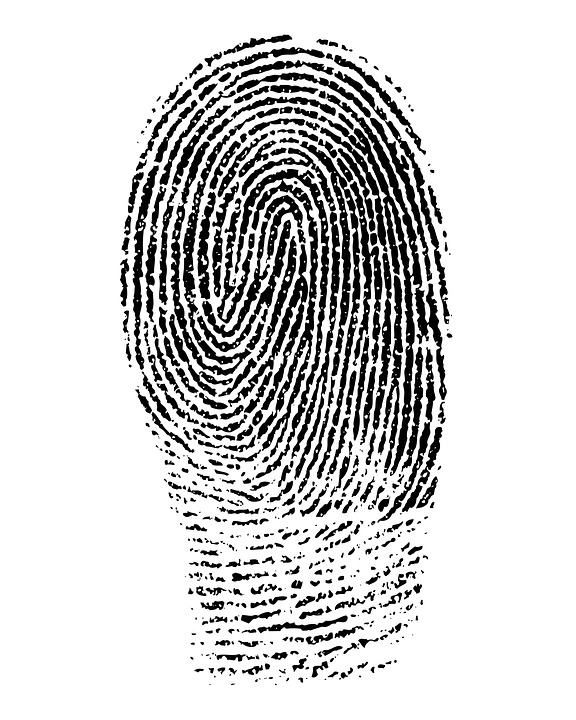
#> input picture images/1.jpg, 576 x 720 px; its folder holds only this picture in this run
$ jupyter execute 'extracion of fingerprint.ipynb'
#> lines starting #> are read from the running program, lines starting #| are printed output that depends on the picture; after the words box and inside, x2 and y2 are one past the last pixel; in counts of white or black regions, pixels touching at a corner belong together
<a href="https://colab.research.google.com/github/T5d0AfP/text-to-speech/blob/main/Copy_of_Tacotron_Training_Notebook.ipynb" target="_parent"></a>

[cell 1]
import numpy as np
import cv2
from scipy import signal
from scipy import ndimage
import math
import scipy
import matplotlib.pyplot as plt
import skimage.morphology
from skimage.morphology import convex_hull_image, erosion
from skimage.morphology import square
import os

[cell 2]
def imageShow( img, title ):
    plt.imshow(img)
    plt.title( title )
    plt.show()

[cell 3]
class FingerprintImageEnhancer( object ):
    def __init__( self ):
        self.ridge_segment_blksze = 16
        self.ridge_segment_thresh = 0.1
        self.gradient_sigma = 1
        self.block_sigma = 7
        self.orient_smooth_sigma = 7
        self.ridge_freq_blksze = 38
        self.ridge_freq_windsze = 5
        self.min_wave_length = 5
        self.max_wave_length = 15
        self.kx = 0.65
        self.ky = 0.65
        self.angleInc = 3
        self.ridge_filter_thresh = -3

        self._mask = []
        self._normim = []
        self._orientim = []
        self._mean_freq = []
        self._median_freq = []
        self._freq = []
        self._freqim = []
        self._binim = []

    def __normalise( self, img, mean, std ):
        if( np.std( img ) == 0 ):
            raise ValueError( "Image standard devation is 0. Please review Image again" )
        normed = ( img - np.mean( img ) ) / (np.std(img))
        return (normed)

    def __ridge_segment(self, img):
        rows, cols = img.shape
        im = self.__normalise(img, 0, 1)

        new_rows = int( self.ridge_freq_blksze * np.ceil( (float(rows)) / (float(self.ridge_segment_blksze)) ))
        new_cols = int( self.ridge_segment_blksze * np.ceil( (float(cols)) / (float(self.ridge_segment_blksze)) ))

        padded_img = np.zeros( (new_rows, new_cols) )
        stddevim = np.zeros( (new_rows, new_cols) )
        padded_img[0:rows][:, 0:cols] = im

        for i in range( 0, new_rows, self.ridge_segment_blksze ):
            for j in range( 0, new_cols, self.ridge_segment_blksze ):
                block = padded_img[ i:i + self.ridge_segment_blksze ][:, j:j + self.ridge_segment_blksze]
                stddevim[ i:i + self.ridge_segment_blksze ][:, j:j + self.ridge_segment_blksze] = np.std( block) * np.ones( block.shape )

        stddevim = stddevim[ 0:rows ][:, 0:cols ]
        self._mask = stddevim > self.ridge_segment_thresh
        mean_val = np.mean( im[ self._mask ])
        std_val = np.std( im[ self._mask ])
        self._normim = ( im - mean_val ) / ( std_val )

    def __ridge_orient( self ):
        rows, cols = self._normim.shape

        sze = np.fix( 6 * self.gradient_sigma )
        if np.remainder( sze, 2 ) == 0:
            sze = sze + 1

        gauss = cv2.getGaussianKernel( int(sze), self.gradient_sigma )
        f = gauss * gauss.T

        fy, fx = np.gradient( f )

        Gx = signal.convolve2d( self._normim, fx, mode='same' )
        Gy = signal.convolve2d( self._normim, fy, mode='same')

        Gxx = np.power( Gx, 2 )
        Gyy = np.power( Gy, 2 )
        Gxy = Gx * Gy

        sze = np.fix( 6 * self.block_sigma )

        gauss = cv2.getGaussianKernel( int( sze ), self.block_sigma )
        f = gauss * gauss.T

        Gxx = ndimage.convolve( Gxx, f )
        Gyy = ndimage.convolve( Gyy, f )
        Gxy = 2 * ndimage.convolve( Gxy, f )

        denom = np.sqrt( np.power(Gxy, 2) + np.power( (Gxx - Gyy ),2 )) + np.finfo( float ).eps

        sin2theta = Gxy/ denom
        cos2theta = ( Gxx - Gyy ) / denom

        if self.orient_smooth_sigma:
            sze = np.fix( 6 * self.orient_smooth_sigma )
            if np.remainder( sze, 2 ) == 0:
                sze = sze + 1
            gauss = cv2.getGaussianKernel( int( sze ), self.orient_smooth_sigma )
            f = gauss * gauss.T
            cos2theta = ndimage.convolve( cos2theta, f )
            sin2theta = ndimage.convolve( sin2theta, f )

        self._orientim = np.pi / 2 + np.arctan2( sin2theta, cos2theta ) / 2

    def __ridge_freq( self ):
        rows, cols = self._normim.shape
        freq = np.zeros((rows, cols))

        for r in range(0, rows - self.ridge_freq_blksze, self.ridge_freq_blksze):
            for c in range(0, cols - self.ridge_freq_blksze, self.ridge_freq_blksze):
                blkim = self._normim[r:r + self.ridge_freq_blksze][:, c:c + self.ridge_freq_blksze]
                blkor = self._orientim[r:r + self.ridge_freq_blksze][:, c:c + self.ridge_freq_blksze]

                freq[r:r + self.ridge_freq_blksze][:, c:c + self.ridge_freq_blksze] = self.__frequest(blkim, blkor)

        self._freq = freq * self._mask
        freq_1d = np.reshape(self._freq, (1, rows * cols))
        ind = np.where(freq_1d > 0)

        ind = np.array(ind)
        ind = ind[1, :]

        non_zero_elems_in_freq = freq_1d[0][ind]

        self._mean_freq = np.mean(non_zero_elems_in_freq)
        self._median_freq = np.median(non_zero_elems_in_freq)

        self._freq = self._mean_freq * self._mask

    def __frequest( self, blkim, blkor ):
        rows, cols = np.shape(blkim)

        cosorient = np.mean( np.cos( 2 * blkor ))
        sinorient = np.mean( np.sin( 2* blkor ))
        orient = math.atan2( sinorient, cosorient ) / 2

        rotim = scipy.ndimage.rotate( blkim, orient / np.pi * 180 + 90, axes=(1, 0), reshape=False, order=3, mode='nearest')

        cropsze = int(np.fix(rows / np.sqrt(2)))
        offset = int(np.fix((rows - cropsze) / 2))
        rotim = rotim[offset:offset + cropsze][:, offset:offset + cropsze]

        proj = np.sum(rotim, axis=0)
        dilation = scipy.ndimage.grey_dilation(proj, self.ridge_freq_windsze, structure=np.ones(self.ridge_freq_windsze))

        temp = np.abs(dilation - proj)

        peak_thresh = 2

        maxpts = (temp < peak_thresh) & (proj > np.mean(proj))
        maxind = np.where(maxpts)

        rows_maxind, cols_maxind = np.shape(maxind)

        if (cols_maxind < 2):
            return(np.zeros(blkim.shape))
        else:
            NoOfPeaks = cols_maxind
            waveLength = (maxind[0][cols_maxind - 1] - maxind[0][0]) / (NoOfPeaks - 1)
            if waveLength >= self.min_wave_length and waveLength <= self.max_wave_length:
                return(1 / np.double(waveLength) * np.ones(blkim.shape))
            else:
                return(np.zeros(blkim.shape))

    def __ridge_filter( self ):
        im = np.double( self._normim )
        rows, cols = im.shape
        newim = np.zeros( (rows, cols) )

        freq_ld = np.reshape( self._freq, (1, rows * cols ))
        ind = np.where( freq_ld > 0)

        ind = np.array( ind )
        ind = ind[1, :]

        non_zero_elems_in_freq = freq_ld[0][ind]
        non_zero_elems_in_freq = np.double( np.round( (non_zero_elems_in_freq * 100))) / 100

        unfreq = np.unique( non_zero_elems_in_freq )

        sigmax = 1 / unfreq[0] * self.kx
        sigmay = 1 / unfreq[0] * self.ky

        sze = int( np.round( 3 * np.max( [sigmax, sigmay] ) ))

        x, y = np.meshgrid(np.linspace(-sze, sze, (2 * sze + 1)), np.linspace(-sze, sze, (2 * sze + 1)))

        reffilter = np.exp(-(((np.power(x, 2)) / (sigmax * sigmax) + (np.power(y, 2)) / (sigmay * sigmay)))) * np.cos( 2 * np.pi * unfreq[0] * x)

        filt_rows, filt_cols = reffilter.shape

        angleRange = int(180 / self.angleInc)

        gabor_filter = np.array(np.zeros((angleRange, filt_rows, filt_cols)))

        for o in range(0, angleRange):
            rot_filt = scipy.ndimage.rotate(reffilter, -(o * self.angleInc + 90), reshape=False)
            gabor_filter[o] = rot_filt

        maxsze = int(sze)

        temp = self._freq > 0
        validr, validc = np.where(temp)

        temp1 = validr > maxsze
        temp2 = validr < rows - maxsze
        temp3 = validc > maxsze
        temp4 = validc < cols - maxsze

        final_temp = temp1 & temp2 & temp3 & temp4

        finalind = np.where(final_temp)

        maxorientindex = np.round(180 / self.angleInc)
        orientindex = np.round(self._orientim / np.pi * 180 / self.angleInc)

        for i in range(0, rows):
            for j in range(0, cols):
                if (orientindex[i][j] < 1):
                    orientindex[i][j] = orientindex[i][j] + maxorientindex
                if (orientindex[i][j] > maxorientindex):
                    orientindex[i][j] = orientindex[i][j] - maxorientindex
        finalind_rows, finalind_cols = np.shape(finalind)
        sze = int(sze)
        for k in range(0, finalind_cols):
            r = validr[finalind[0][k]]
            c = validc[finalind[0][k]]

            img_block = im[r - sze:r + sze + 1][:, c - sze:c + sze + 1]

            newim[r][c] = np.sum(img_block * gabor_filter[int(orientindex[r][c]) - 1])

        self._binim = newim < self.ridge_filter_thresh


    def save_enhanced_image(self, path):
        cv2.imwrite(path, (255 * self._binim))

    def enhance(self, img, resize=True):
        if(resize):
            rows, cols = np.shape(img)
            aspect_ratio = np.double(rows) / np.double(cols)

            new_rows = 350
            new_cols = new_rows / aspect_ratio

            img = cv2.resize(img, (int(new_cols), int(new_rows)))

        self.__ridge_segment(img)
        imageShow( self._normim, 'after segment')

        self.__ridge_orient()
        imageShow( self._orientim, 'after orient')

        self.__ridge_freq()
        imageShow( self._freq, 'after frequest')

        self.__ridge_filter()
        imageShow( self._binim, 'after filter')

        return(self._binim)

[cell 4]
class MinutiaeFeature(object):
    def __init__(self, locX, locY, Orientation, Type):
        self.locX = locX
        self.locY = locY
        self.Orientation = Orientation
        self.Type = Type

class FingerprintFeatureExtractor(object):
    def __init__(self):
        self._mask = []
        self._skel = []
        self.minutiaeTerm = []
        self.minutiaeBif = []

    def __skeletonize(self, img):
        img = np.uint8(img > 128)
        self._skel = skimage.morphology.skeletonize(img)
        self._skel = np.uint8(self._skel) * 255
        self._mask = img * 255

    def __computeAngle(self, block, minutiaeType):
        angle = []
        (blkRows, blkCols) = np.shape(block)
        CenterX, CenterY = (blkRows - 1) / 2, (blkCols - 1) / 2
        if (minutiaeType.lower() == 'termination'):
            sumVal = 0
            for i in range(blkRows):
                for j in range(blkCols):
                    if ((i == 0 or i == blkRows - 1 or j == 0 or j == blkCols - 1) and block[i][j] != 0):
                        angle.append(-math.degrees(math.atan2(i - CenterY, j - CenterX)))
                        sumVal += 1
                        if (sumVal > 1):
                            angle.append(float('nan'))
            return (angle)

        elif (minutiaeType.lower() == 'bifurcation'):
            (blkRows, blkCols) = np.shape(block)
            CenterX, CenterY = (blkRows - 1) / 2, (blkCols - 1) / 2
            angle = []
            sumVal = 0
            for i in range(blkRows):
                for j in range(blkCols):
                    if ((i == 0 or i == blkRows - 1 or j == 0 or j == blkCols - 1) and block[i][j] != 0):
                        angle.append(-math.degrees(math.atan2(i - CenterY, j - CenterX)))
                        sumVal += 1
            if (sumVal != 3):
                angle.append(float('nan'))
            return (angle)

    def __getTerminationBifurcation(self):
        self._skel = self._skel == 255
        (rows, cols) = self._skel.shape
        self.minutiaeTerm = np.zeros(self._skel.shape)
        self.minutiaeBif = np.zeros(self._skel.shape)

        for i in range(1, rows - 1):
            for j in range(1, cols - 1):
                if (self._skel[i][j] == 1):
                    block = self._skel[i - 1:i + 2, j - 1:j + 2]
                    block_val = np.sum(block)
                    if (block_val == 2):
                        self.minutiaeTerm[i, j] = 1
                    elif (block_val == 4):
                        self.minutiaeBif[i, j] = 1

        self._mask = convex_hull_image(self._mask > 0)
        self._mask = erosion(self._mask, square(5))  # Structuing element for mask erosion = square(5)
        self.minutiaeTerm = np.uint8(self._mask) * self.minutiaeTerm

    def __removeSpuriousMinutiae(self, minutiaeList, img, thresh):
        img = img * 0
        SpuriousMin = []
        numPoints = len(minutiaeList)
        D = np.zeros((numPoints, numPoints))
        for i in range(1,numPoints):
            for j in range(0, i):
                (X1,Y1) = minutiaeList[i]['centroid']
                (X2,Y2) = minutiaeList[j]['centroid']

                dist = np.sqrt((X2-X1)**2 + (Y2-Y1)**2)
                D[i][j] = dist
                if(dist < thresh):
                    SpuriousMin.append(i)
                    SpuriousMin.append(j)

        SpuriousMin = np.unique(SpuriousMin)
        for i in range(0,numPoints):
            if(not i in SpuriousMin):
                (X,Y) = np.int16(minutiaeList[i]['centroid'])
                img[X,Y] = 1

        img = np.uint8(img)
        return(img)

    def __cleanMinutiae(self, img):
        self.minutiaeTerm = skimage.measure.label(self.minutiaeTerm, connectivity=2)
        RP = skimage.measure.regionprops(self.minutiaeTerm)
        self.minutiaeTerm = self.__removeSpuriousMinutiae(RP, np.uint8(img), 10)

    def __performFeatureExtraction(self):
        FeaturesTerm = []
        self.minutiaeTerm = skimage.measure.label(self.minutiaeTerm, connectivity=2)
        RP = skimage.measure.regionprops(np.uint8(self.minutiaeTerm))

        WindowSize = 2  # --> For Termination, the block size must can be 3x3, or 5x5. Hence the window selected is 1 or 2
        FeaturesTerm = []
        for num, i in enumerate(RP):
            (row, col) = np.int16(np.round(i['Centroid']))
            block = self._skel[row - WindowSize:row + WindowSize + 1, col - WindowSize:col + WindowSize + 1]
            angle = self.__computeAngle(block, 'Termination')
            if(len(angle) == 1):
                FeaturesTerm.append(MinutiaeFeature(row, col, angle, 'Termination'))

        FeaturesBif = []
        self.minutiaeBif = skimage.measure.label(self.minutiaeBif, connectivity=2)
        RP = skimage.measure.regionprops(np.uint8(self.minutiaeBif))
        WindowSize = 1  # --> For Bifurcation, the block size must be 3x3. Hence the window selected is 1
        for i in RP:
            (row, col) = np.int16(np.round(i['Centroid']))
            block = self._skel[row - WindowSize:row + WindowSize + 1, col - WindowSize:col + WindowSize + 1]
            angle = self.__computeAngle(block, 'Bifurcation')
            if(len(angle) == 3):
                FeaturesBif.append(MinutiaeFeature(row, col, angle, 'Bifurcation'))
        return (FeaturesTerm, FeaturesBif)

    def extractMinutiaeFeatures(self, img):
        self.__skeletonize(img)
        imageShow( self._skel, 'after skeletonize')

        self.__getTerminationBifurcation()
        imageShow( self.minutiaeTerm, 'get termination')

        self.__cleanMinutiae(img)
        imageShow( self.minutiaeTerm, 'after cleanminutiae')

        FeaturesTerm, FeaturesBif = self.__performFeatureExtraction()
        return(FeaturesTerm, FeaturesBif)

    def showResults(self, FeaturesTerm, FeaturesBif):

        (rows, cols) = self._skel.shape
        DispImg = np.zeros((rows, cols, 3), np.uint8)
        DispImg[:, :, 0] = 255*self._skel
        DispImg[:, :, 1] = 255*self._skel
        DispImg[:, :, 2] = 255*self._skel

        for idx, curr_minutiae in enumerate(FeaturesTerm):
            row, col = curr_minutiae.locX, curr_minutiae.locY
            (rr, cc) = skimage.draw.circle_perimeter(row, col, 3)
            skimage.draw.set_color(DispImg, (rr, cc), (0, 0, 255))

        for idx, curr_minutiae in enumerate(FeaturesBif):
            row, col = curr_minutiae.locX, curr_minutiae.locY
            (rr, cc) = skimage.draw.circle_perimeter(row, col, 3)
            skimage.draw.set_color(DispImg, (rr, cc), (255, 0, 0))

        imageShow(DispImg, 'output')
        # cv2.imshow('output', DispImg)
        # cv2.waitKey(0)


def extract_minutiae_features(img, showResult=False):
    feature_extractor = FingerprintFeatureExtractor()
    FeaturesTerm, FeaturesBif = feature_extractor.extractMinutiaeFeatures(img)

    if(showResult):
        feature_extractor.showResults(FeaturesTerm, FeaturesBif)

    return(FeaturesTerm, FeaturesBif)

[cell 5]
image_enhancer = FingerprintImageEnhancer()

imageFiles = os.listdir('images/')
for i in range( len(imageFiles) ):
    print(imageFiles[i])
    img = cv2.imread( 'images/' + imageFiles[i] )
#> img is the input picture: shape (720, 576, 3); min 0, max 255, mean 211.4
    imageShow( img, 'original image' )
    img = cv2.cvtColor( img, cv2.COLOR_BGR2GRAY )
#> img: shape (720, 576)
    out = image_enhancer.enhance( img )
#> in __ridge_segment, `padded_img[0:rows][:, 0:cols] = im`:
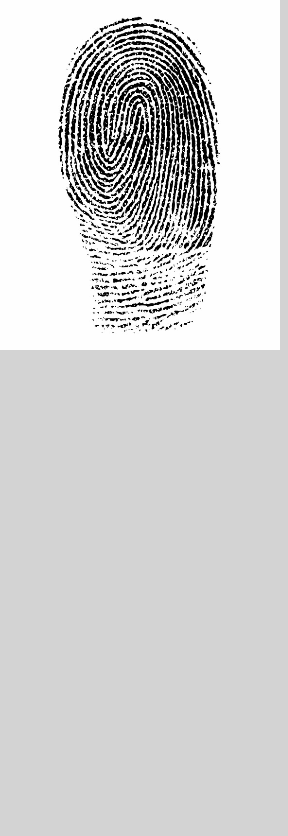
#> padded_img: shape (836, 288) float64; min -2.43, max 0.502, mean -2.08e-17; drawn with min black and max white
#> after the loop in __ridge_segment, `for i in range( 0, new_rows, self.ridge_segment_blksze ):`:
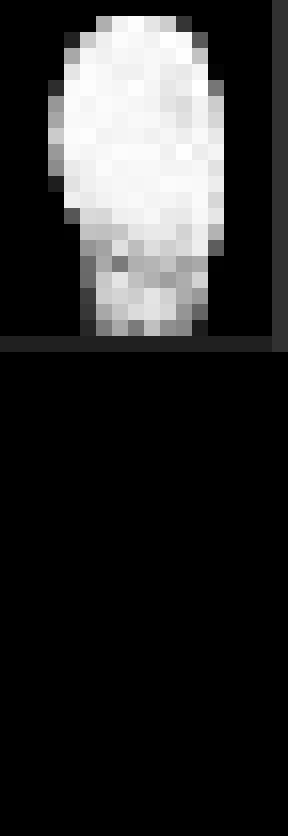
#> stddevim: shape (836, 288) float64; min 0, max 1.29, mean 0.222; drawn with min black and max white
#> in __ridge_segment, `self._mask = stddevim > self.ridge_segment_thresh`:
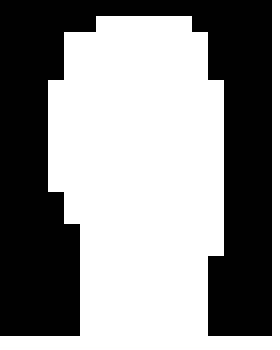
#> self._mask: shape (350, 280) bool; 55.9% white; 1 black region, box (x1, y1, x2, y2) and area: (0, 0, 272, 336) 43264
#> in __ridge_segment, `mean_val = np.mean( im[ self._mask ])`: mean_val = -0.397
#> in __ridge_segment, `std_val = np.std( im[ self._mask ])`: std_val = 1.2
#> in __ridge_orient, `cos2theta = ndimage.convolve( cos2theta, f )`:
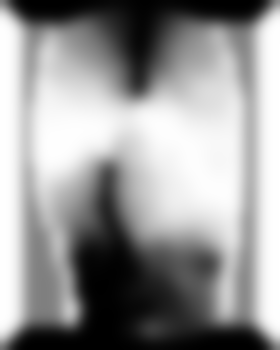
#> cos2theta: shape (350, 280) float64; min -1, max 1, mean 0.197; drawn with min black and max white
#> in __ridge_orient, `sin2theta = ndimage.convolve( sin2theta, f )`:
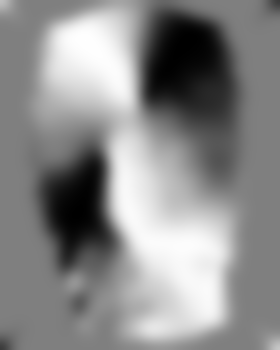
#> sin2theta: shape (350, 280) float64; min -0.992, max 0.995, mean 0.0909; drawn with min black and max white
#> the loop in __ridge_freq, `for r in range(0, rows - self.ridge_freq_blksze, self.ridge_freq_blksz..` made 9 passes
#> pass 1, in __frequest (call 4), `rotim = rotim[offset:offset + cropsze][:, offset:offset + cropsze]`:
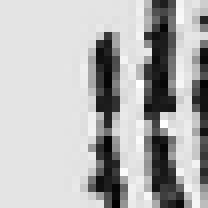
#> rotim: shape (26, 26) float64 (shown 8 times larger); min -2, max 1.07, mean 0.184; drawn with min black and max white
#> after the loop in __ridge_freq, `for r in range(0, rows - self.ridge_freq_blksze, self.ridge_freq_blksz..`: blkim: shape (38, 38) float64; every value is 0.75
#> after the loop in __ridge_freq, `for r in range(0, rows - self.ridge_freq_blksze, self.ridge_freq_blksz..`:
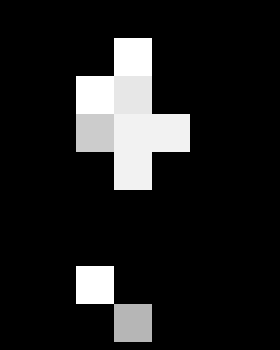
#> freq: shape (350, 280) float64; min 0, max 0.2, mean 0.0244; drawn with min black and max white
#> after the loop in __ridge_filter, `for i in range(0, rows):`:
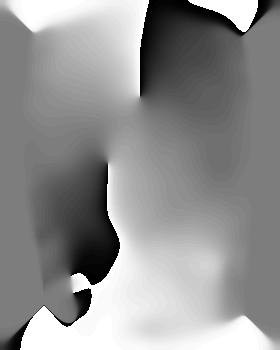
#> orientindex: shape (350, 280) float64; min 1, max 60, mean 34.5; drawn with min black and max white
#> after the loop in __ridge_filter, `for k in range(0, finalind_cols):`:
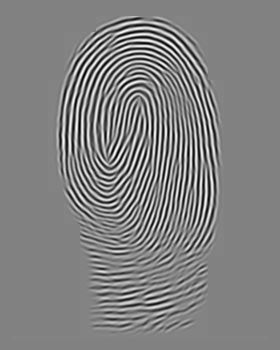
#> newim: shape (350, 280) float64; min -28.89, max 27.95, mean 0; drawn with min black and max white
#> in __ridge_filter, `self._binim = newim < self.ridge_filter_thresh`: self._binim: shape (350, 280) bool; 17.9% white in thin lines or dots, all inside (x1, y1, x2, y2) = (59, 17, 220, 332)
    imageShow( out, 'enhanced')
    image_enhancer.save_enhanced_image( 'enhanced/' + imageFiles[i] )

    # img = cv2.imread('enhanced/'+ imageFiles[i], 0)
    FeaturesTerminations, FeaturesBifurcations = extract_minutiae_features(255*out, showResult=True)
#> in __skeletonize, `self._skel = skimage.morphology.skeletonize(img)`:
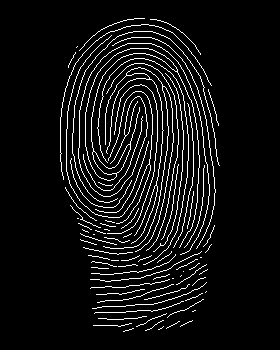
#> self._skel: shape (350, 280) bool; 7% white in thin lines or dots, all inside (x1, y1, x2, y2) = (60, 18, 220, 332)
#> the loop in __performFeatureExtraction, `for num, i in enumerate(RP):` made 29 passes
#> the loop in __performFeatureExtraction, `for i in RP:` made 12 passes
#> the loop in showResults, `for idx, curr_minutiae in enumerate(FeaturesTerm):` made 26 passes
#> the loop in showResults, `for idx, curr_minutiae in enumerate(FeaturesBif):` made 12 passes
